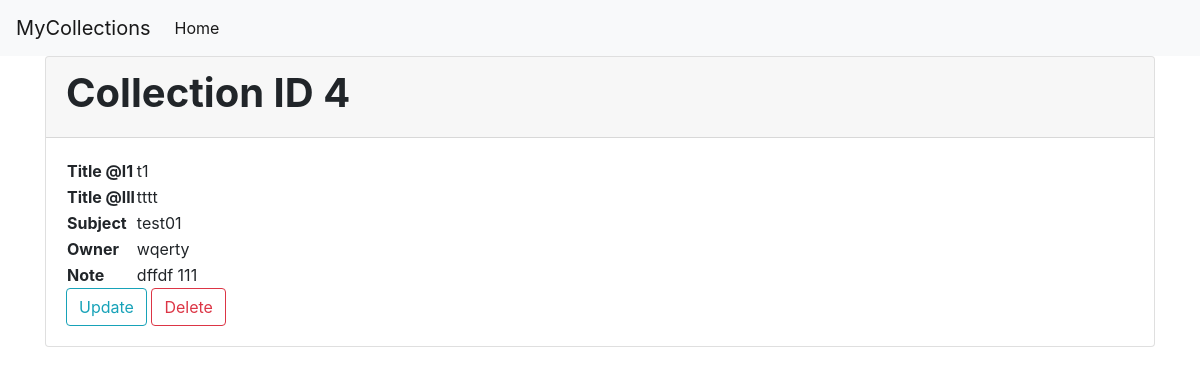
The page /collection/4 on the database its author committed.
### mycollections/models.py (models this page shows)
class Collection(models.Model):
    subject = models.CharField(max_length=300, blank=True)
    owner = models.CharField(max_length=300, blank=True)
    note = models.TextField(blank=True)
    created_by = models.ForeignKey(
        User, on_delete=models.SET_NULL, related_name="collections",
        blank=True, null=True
    )
    def __str__(self):
        return str(self.id)

class CollectionTitle(models.Model):
    collection = models.ForeignKey(
        Collection, on_delete=models.CASCADE, related_name="has_titles"
    )
    name = models.CharField(max_length=500, verbose_name="Title")
    language = models.CharField(max_length=3)

### mycollections/views.py (the view)
# urls.py: path('collection/<int:pk>', views.CollectionDetailView.as_view(), name='collection_detail'),
class CollectionDetailView(DetailView):
    model = Collection
    template_name = 'mycollections/collection_detail.html'

### mycollections/templates/mycollections/collection_detail.html
{% extends "mycollections/base.html" %}
{% load crispy_forms_tags %}
{% block content %}
<div class="card">
	<div class="card-header">
		<h1><b>Collection ID {{ object }}</b></h1>
	</div>
	<div class="card-body">
		<table clsas="table">
			{% if object.has_titles %}
				{% for title in object.has_titles.all %}
					<tr>
						<th>Title @{{title.language}}</th>
						<td>{{title.name}}</td>
					</tr>
				{% endfor %}
			{% endif %}
			{% if object.subject %}
				<tr>
					<th>Subject</th>
					<td>{{ object.subject }}</td>
				</tr>
			{% endif %}
			{% if object.owner %}
				<tr>
					<th>Owner</th>
					<td>{{ object.owner }}</td>
				</tr>
			{% endif %}
			{% if object.note %}
				<tr>
					<th>Note</th>
					<td>{{ object.note }}</td>
				</tr>
			{% endif %}
		</table>
		<a class="btn btn-outline-info" href="{% url 'collection_update' pk=object.id %}">Update</a>
		<a class="btn btn-outline-danger" href="{% url 'collection_delete' pk=object.id %}">Delete</a>
	</div>
</div>
{% endblock content %}

### rows shown on the page
Collection: id "4", subject "test01", owner "wqerty", note "dffdf 111"
CollectionTitle: language "l1", name "t1"
CollectionTitle: language "lll", name "tttt"
